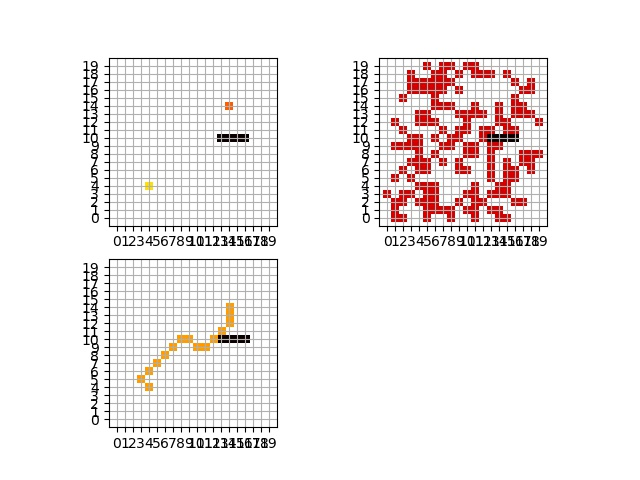

Python code for this plot:
import numpy
from pylab import *
import copy
import random

'''构造20*20的栅格地图，10表示可通行点，0表示障碍物'''
map_grid = numpy.full((20, 20), int(10))
# map_grid[3, 3:8] = 0
# map_grid[3:10, 7] = 0
# map_grid[10, 3:8] = 0
# map_grid[17, 13:17] = 0
# map_grid[10:17, 13] = 0
map_grid[10, 13:17] = 0


class RRT(object):
    def __init__(self, start, goal, step, constant):
        self.start = start   #起始点
        self.goal = goal     #目标点
        self.step = step     #RRT生长最小单位长度
        self.constant = constant  #较小常数，当目标点与新生成节点距离小于该值，搜索成功
        self.inpoint = numpy.array([[], [], [], [], []])  #点表
        self.best_path_array = numpy.array([[], []])   #路径回溯

    def point_rand(self):
        while True:
            x = random.randint(0, 19)
            y = random.randint(0, 19)
            if map_grid[int(x), int(y)] == 10:
                point_r = numpy.array([x, y])
                break
        return point_r

    def Dis(self, point1, point2):
        L2 = (point1[0] - point2[0]) ** 2 + (point1[1] - point2[1]) ** 2
        L = numpy.sqrt(L2)
        return L

    def point_change(self, point1, point2):
        if point1[0] < point2[0]:
            x = 1
        elif point1[0] == point2[0]:
            x = 0
        else:
            x = -1
        if point1[1] < point2[1]:
            y = 1
        elif point1[1] == point2[1]:
            y = 0
        else:
            y = -1
        return x, y

    def point_new(self):
        point_r = self.point_rand()
        for i in range(self.inpoint.shape[1]):
            L = self.Dis((self.inpoint[0, i], self.inpoint[1, i]), point_r)
            self.inpoint[4, i] = L
        self.inpoint = self.inpoint.T[numpy.lexsort(self.inpoint)].T
        min_point = self.inpoint[:, 0]
        x_c, y_c = self.point_change((min_point[0], min_point[1]), point_r)
        x = min_point[0] + x_c * self.step
        y = min_point[1] + y_c * self.step
        if x < 0 or x > 19 or y < 0 or y > 19 or map_grid[int(x), int(y)] == 0:
            return 10
        else:
            n = self.Dis((x, y), self.goal)
            point_n = [x, y, min_point[0], min_point[1], n]
            self.inpoint = numpy.c_[self.inpoint, point_n]
            return n

    def path_back(self):
        best_path = self.goal
        self.best_path_array = numpy.array([[self.goal[0]], [self.goal[1]]])
        j = 0
        while j <= self.inpoint.shape[1]:
            for i in range(self.inpoint.shape[1]):
                if best_path[0] == self.inpoint[0][i] and best_path[1] == self.inpoint[1][i]:
                    x = self.inpoint[2][i]
                    y = self.inpoint[3][i]
                    best_path = [x, y]
                    self.best_path_array = numpy.c_[self.best_path_array, best_path]
                    break  # 如果已经找到，退出本轮循环，减少耗时
                else:
                    continue
            j += 1

    def main(self):
        best = self.start
        init_inpoint = [best[0], best[1], best[0], best[1], 0]
        self.inpoint = numpy.column_stack((self.inpoint, init_inpoint))
        ite = 1
        while ite <= 2000:
            n = self.point_new()
            if n <= self.constant:
                print('第%d次找到目标' % ite)
                break
            ite = ite + 1


class MAP(object):

    def __init__(self, start, goal):
        self.start = start
        self.goal = goal
        map_grid[start] = 7
        map_grid[goal] = 5

    def draw_init_map(self):
        plt.imshow(map_grid, cmap=plt.cm.hot, interpolation='nearest', vmin=0, vmax=10)
        xlim(-1, 20)  # 设置x轴范围
        ylim(-1, 20)  # 设置y轴范围
        my_x_ticks = numpy.arange(0, 20, 1)
        my_y_ticks = numpy.arange(0, 20, 1)
        plt.xticks(my_x_ticks)
        plt.yticks(my_y_ticks)
        plt.grid(True)


    def draw_path_inpoint(self, a):
        map_closed = copy.deepcopy(map_grid)
        for i in range(a.inpoint.shape[1]):
            x = a.inpoint[:, i]
            map_closed[int(x[0]), int(x[1])] = 3

        plt.imshow(map_closed, cmap=plt.cm.hot, interpolation='nearest', vmin=0, vmax=10)
        xlim(-1, 20)  # 设置x轴范围
        ylim(-1, 20)  # 设置y轴范围
        my_x_ticks = numpy.arange(0, 20, 1)
        my_y_ticks = numpy.arange(0, 20, 1)
        plt.xticks(my_x_ticks)
        plt.yticks(my_y_ticks)
        plt.grid(True)

    def draw_direction_point(self, a):
        map_direction = copy.deepcopy(map_grid)
        for i in range(a.best_path_array.shape[1]):
            x = a.best_path_array[:, i]
            map_direction[int(x[0]), int(x[1])] = 6
        plt.imshow(map_direction, cmap=plt.cm.hot, interpolation='nearest', vmin=0, vmax=10)
        # plt.colorbar()
        xlim(-1, 20)  # 设置x轴范围
        ylim(-1, 20)  # 设置y轴范围
        my_x_ticks = numpy.arange(0, 20, 1)
        my_y_ticks = numpy.arange(0, 20, 1)
        plt.xticks(my_x_ticks)
        plt.yticks(my_y_ticks)
        plt.grid(True)

    def draw_four_axes(self, a):
        plt.figure()
        ax1 = plt.subplot(221)
        ax3 = plt.subplot(222)
        ax4 = plt.subplot(223)

        plt.sca(ax1)
        self.draw_init_map()

        plt.sca(ax3)
        self.draw_path_inpoint(a)
        plt.sca(ax4)
        self.draw_direction_point(a)
        plt.savefig('./RRT.jpg')
        plt.show(ax4)


'''输入起始点（5， 4）和终点（14， 14）'''
if __name__ == '__main__':
    a1 = RRT((4, 4), (14, 14), 1, 0)
    a1.main()
    a1.path_back()
    m1 = MAP((4, 4), (14, 14))
    m1.draw_four_axes(a1)

